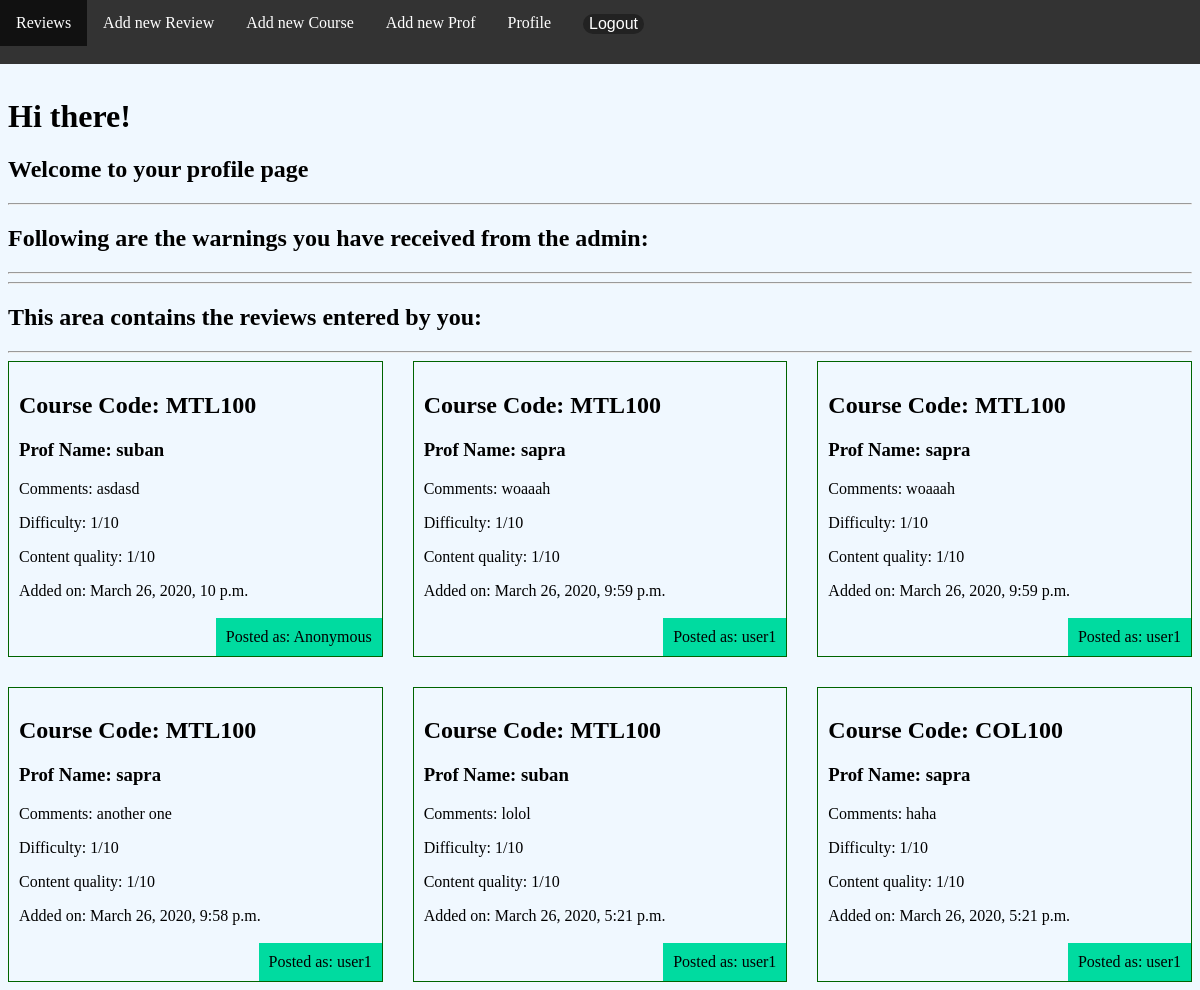
The app's page /accounts/profile/ (signed in), older data.
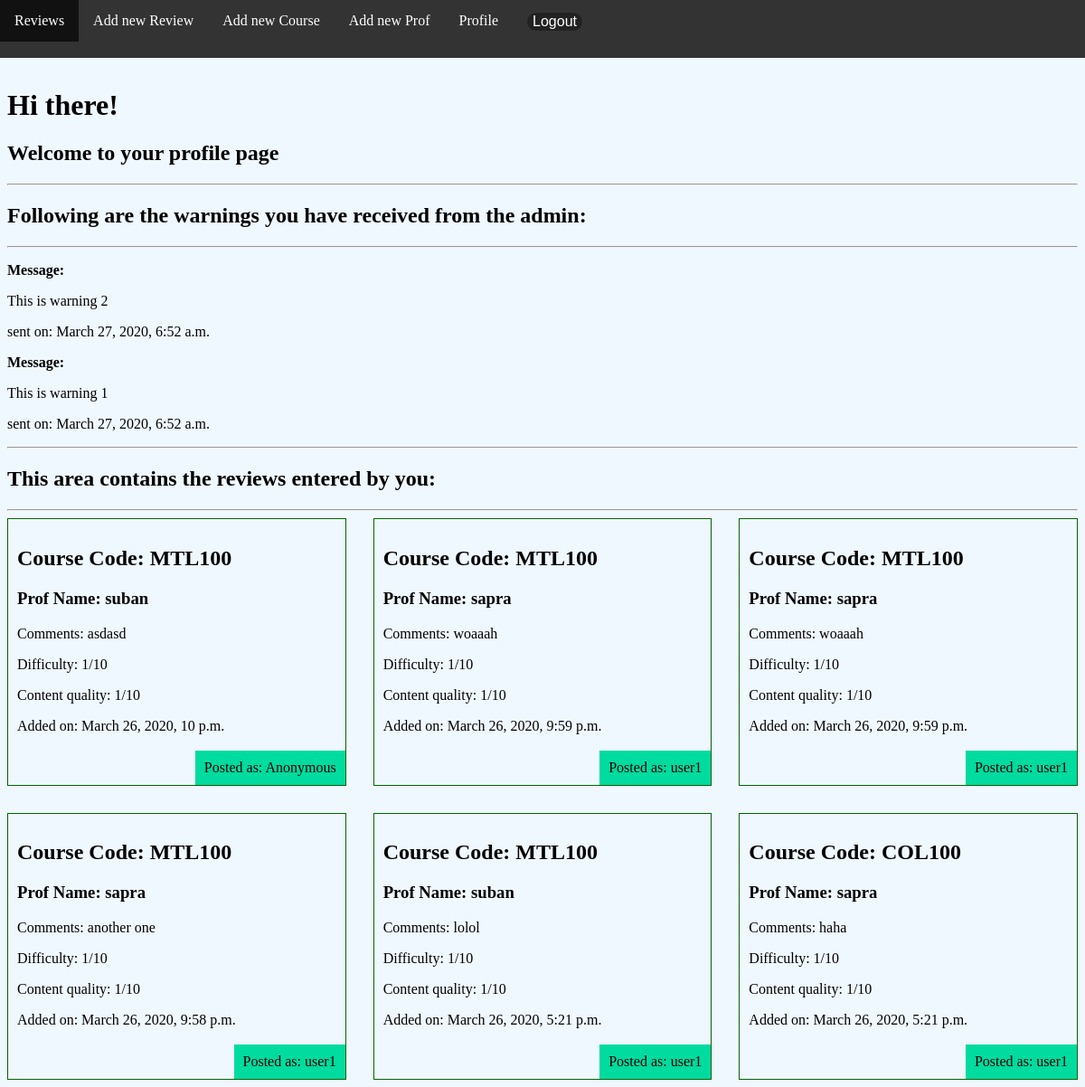
The same page, newer data.
### review/models.py (models this page shows)
class Review(models.Model):
    code = models.ForeignKey(Course, on_delete=models.CASCADE, null=True)
    prof = models.ForeignKey(Prof, on_delete=models.CASCADE, null=True)
    comment = models.TextField()
    difficulty = models.IntegerField(
        default=1,
        validators=[MaxValueValidator(10), MinValueValidator(1)]
    )
    contentquality = models.IntegerField(
        default=1,
        validators=[MaxValueValidator(10), MinValueValidator(1)]
    )
    BOOL_CHOICES = ((False, 'No'), (True, 'Yes'))
    anonymous = models.BooleanField(choices=BOOL_CHOICES, default=False)
    author = models.ForeignKey(User, on_delete=models.CASCADE, default=None)
    date = models.DateTimeField(auto_now=True)

class Course(models.Model):
    courseName = models.CharField(max_length=50)
    def __str__(self):
        return self.courseName

class Prof(models.Model):
    profname = models.CharField(max_length=100)
    def __str__(self):
        return self.profname

class Warning(models.Model):
    user = models.ForeignKey(User, on_delete=models.CASCADE, default=None)
    message = models.TextField()
    date = models.DateTimeField(auto_now=True)

### accounts/views.py (the view)
@login_required(login_url="/accounts/login")
def profile_view(request):
    reviews = Review.objects.all().order_by('-date')
    warnings = Warning.objects.all().order_by('-date')
    return render(request, 'accounts/profile.html', {'reviews': reviews, 'warnings': warnings})

### accounts/templates/accounts/profile.html
{% extends 'base_layout.html' %}
{% block content %}
<h1>Hi there!</h1>
<h2>Welcome to your profile page</h2>
<hr>
<h2>Following are the warnings you have received from the admin: </h2>
<hr>
<div class="warnings">
    {% for warning in warnings  %}
    {% if warning.user == request.user %}
    <div class="warning">
        <p style="font-weight: bold;">Message: </p>
        <p>{{warning.message}}</p>
        <p>sent on: {{ warning.date }}</p>
    </div>
    {% endif %}
    {% endfor  %}
</div>
<hr>
<h2>This area contains the reviews entered by you: </h2>
<hr>
<div class="reviews">
    {% for review in reviews  %}
    {% if review.author == request.user %}
    <div class="review">
        <h2>Course Code: {{review.code}} </h2>
        <h3>Prof Name: {{review.prof}}</h3>
        <p>Comments: {{review.comment}} </p>
        <p>Difficulty: {{review.difficulty}}/10</p>
        <p>Content quality: {{review.contentquality}}/10</p>
        <p>Added on: {{review.date}} </p>
        <p class="author">Posted as:
            {% if review.anonymous %}
            Anonymous
            {% else %}
            {{review.author.username}}
            {% endif %}
        </p>
    </div>
    {% endif %}
    {% endfor  %}
</div>
{% endblock %}

Row changes from the older to the newer data that the page shows:
added Warning: message "This is warning 2", date "March 27, 2020, 6:52 a.m."
added Warning: message "This is warning 1", date "March 27, 2020, 6:52 a.m."
